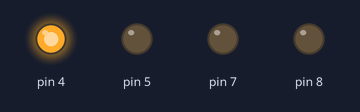
Simulated run of this sketch. Board: Arduino Uno, built with avr-gcc and run on an emulated ATmega328P. Parts: output pins drawn as LEDs (lit = HIGH).

Above: at 0.2 s.
At 1.2 s:
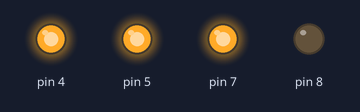
At 1.7 s:
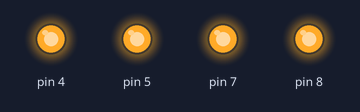
At 2.2 s:
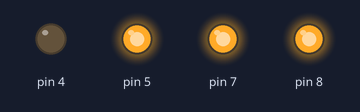
At 3.2 s:
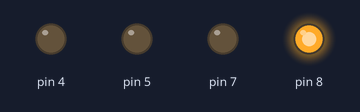
At 4.7 s:
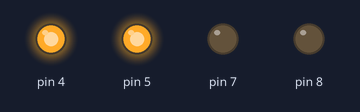
Timing chart, 0 to 5.2 s (numbered marks = the images above):
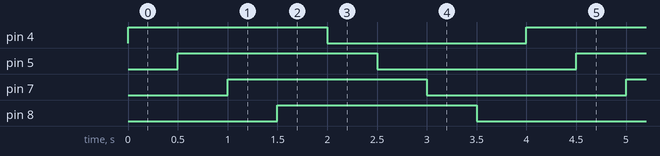

The sketch:

lab2.ino
```cpp
/* Names: Siddarth & Mostafa
Date: April 20, 2022
Description: Code for Lab 2
LEDs turn on one by one, and stay on (starting from the left).
Once all four are ON, they turn OFF, one by one (starting from the left) until they are all off
This will keep repeating in a loop
*/

void setup()
{
    //Sets pins 4, 5, 7, 8 as an OUTPUT pins
    pinMode(4, OUTPUT);
    pinMode(5, OUTPUT);
    pinMode(7, OUTPUT);
    pinMode(8, OUTPUT);
}

void loop()
{
    digitalWrite(4, HIGH); // Sets pin 4 on
    delay(500); // Delays program for 500 milliseconds

    digitalWrite(5, HIGH); // Sets pin 5 on
    delay(500); // Delays program for 500 milliseconds

    digitalWrite(7, HIGH); // Sets pin 7 on
    delay(500); // Delays program for 500 milliseconds

    digitalWrite(8, HIGH); // Sets pin 8 on
    delay(500); // Delays program for 500 milliseconds

    digitalWrite(4, LOW); // Sets pin 4 off
    delay(500); // Delays program for 500 milliseconds

    digitalWrite(5, LOW); // Sets pin 5 off
    delay(500); // Delays program for 500 milliseconds

    digitalWrite(7, LOW); // Sets pin 7 off
    delay(500); // Delays program for 500 milliseconds

    digitalWrite(8, LOW); // Sets pin 8 off
    delay(500); // Delays program for 500 milliseconds
}
```

Measured:
- by itself, pin 4, pin 5, pin 7, pin 8: alternates HIGH for 2.0 s and LOW for 2.0 s
- by itself, everything shown: repeats every 4.0 s, in 8 steps
